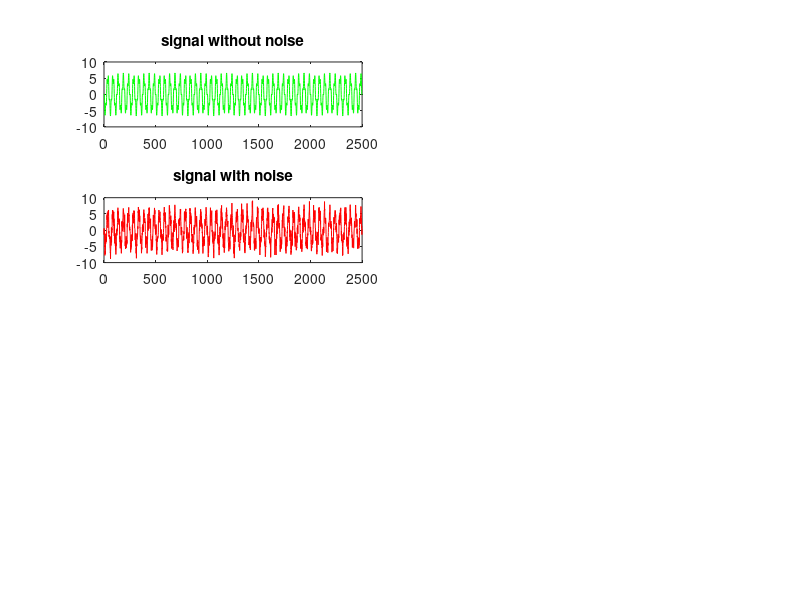

The MATLAB source for this figure: (Note: this script raises an error after producing the figure.)
clear all;
clc;

%=================   an arbitrary signal 
f=50;
L=2500;
Ts=1/2500;
Fs=1/Ts;
t=Ts*[0:2500-1];

signal =5*( sin(2*pi*f*t+pi)+(1/3)*sin(7.6*pi*f*t) ) ;

v=1*randn(size(t));
d=signal' + v';

subplot(4,2,1)
plot(0:2499,signal(1:2500),'g')
title('signal without noise');

subplot(4,2,3)
plot(0:2499,d(1:2500),'r')
title('signal with noise');


% ===================  Frequency Components

Hs = spectrum.periodogram('Hamming');  %periodogram
NFFT = 2^nextpow2(L); % Next power of 2 from length of signal
AA=psd(Hs,signal,'Fs',Fs,'NFFT',NFFT,'SpectrumType','twosided');
Pow_of_signal = avgpower(AA);

BB=psd(Hs,v,'Fs',Fs,'NFFT',NFFT,'SpectrumType','twosided');
Pow_of_noise = avgpower (BB) ;

SNR = Pow_of_signal/Pow_of_noise;
SNR_DB=10*log10(SNR)

subplot(4,2,2)
plot(abs( fftshift(fft(signal) ) ))
title('signal without noise');

subplot(4,2,4)
plot(abs( fftshift(fft(d) ) ))
title('signal with noise (d)');


% ================  to delay the signal
 
n0_delay=1;
h = dfilt.delay(n0_delay);
delayed_d=filter(h,d);

filter_length =31;
beta=.051;

% ha=adaptfilt.lms(filter_length,miu);
% [y,e]=filter(ha,delayed_d,d);

x=delayed_d;
X=convm(x,filter_length);
[A,E,y]= nlms(X,d,beta,filter_length);

subplot(4,2,5)
plot(0:2499,y(1:2500),'g')
title('estimated signal y(t)');

subplot(4,2,7)
plot(0:2499,E(1:2500),'r')
title('error  e(t)');


subplot(4,2,6)
plot(abs( fftshift(fft(y) ) ))
title('filter output y(t)');


subplot(4,2,8)
plot(abs( fftshift(fft(E) ) ))
title('estimated error');



subplot(4,2,5)

plot(0:2499,y(1:2500),'g')